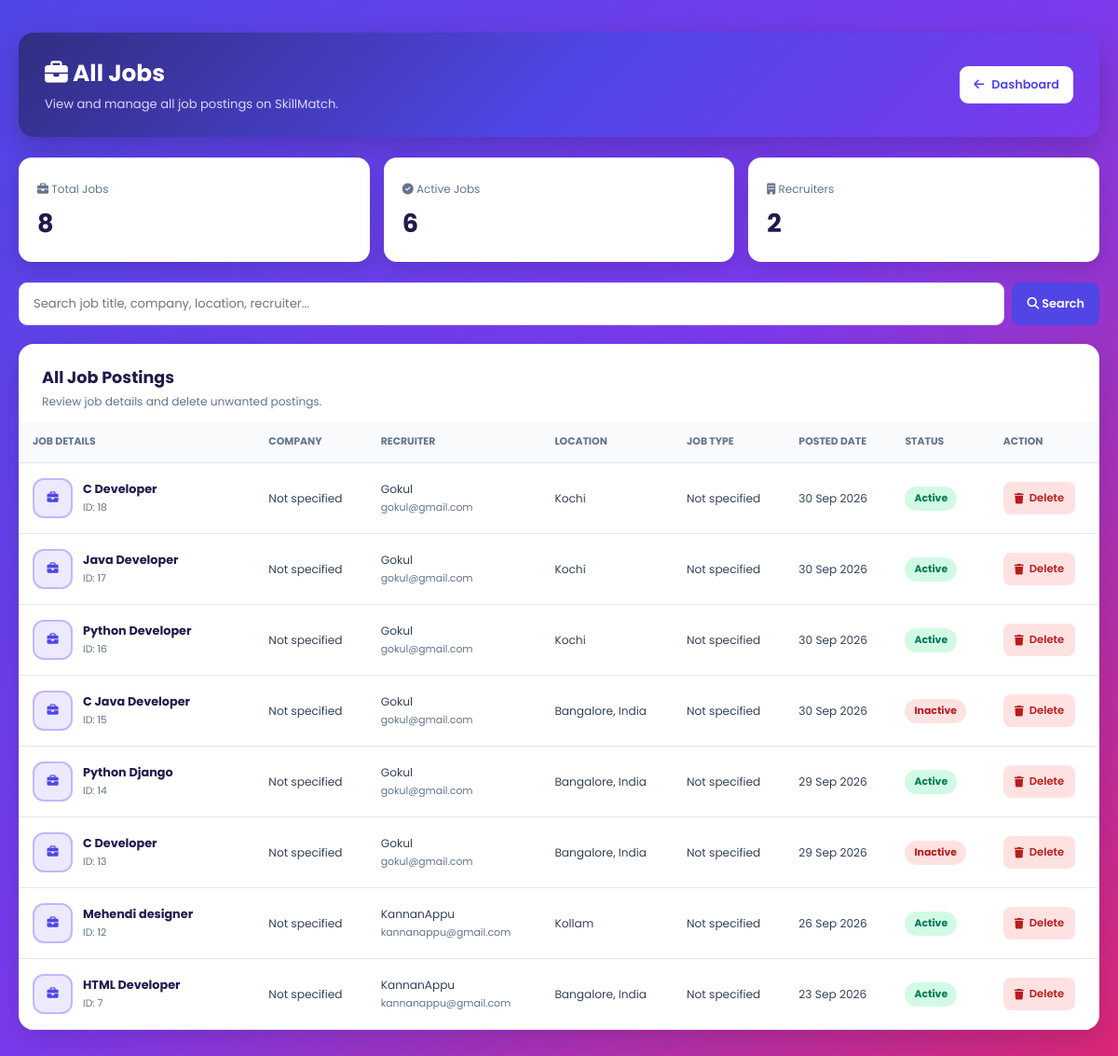
/admin_manage_jobs/ (signed in), run on the app's committed database.
### app/models.py (models this page shows, shortened)
class Job(models.Model):
    recruiter = models.ForeignKey(RecruiterProfile, on_delete=models.CASCADE, related_name='jobs', null=True,
    blank=True)
    title = models.CharField(max_length=200)
    company = models.CharField(max_length=200)
    location = models.CharField(max_length=100)
    experience = models.CharField(max_length=100, blank=True)
    jobtype = models.CharField(max_length=100,blank=True)
    education = models.CharField(max_length=100,blank=True)
    description = models.TextField()
    lastdate = models.DateField(null=True, blank=True)
    required_skills = models.ManyToManyField(Skill, blank=True)
    salary = models.CharField(max_length=100, blank=True)
    created_at = models.DateTimeField(auto_now_add=True)
    is_active = models.BooleanField(default=True)

class RecruiterProfile(models.Model):
    user = models.OneToOneField(User, on_delete=models.CASCADE)
    company = models.CharField(max_length=200)
    phone = models.CharField(max_length=15, blank=True)
    location = models.CharField(max_length=100, blank=True)

### app/views.py (the view, shortened to what this page needs)
# urls.py: path('admin_manage_jobs/', views.admin_manage_jobs, name='admin_manage_jobs'),
@staff_member_required
@require_http_methods(["GET", "POST"])
def admin_manage_jobs(request):
    query = request.GET.get("q", "").strip()
    jobs = Job.objects.select_related(
        "recruiter",
        "recruiter__user"
    ).all()
    jobs = jobs.order_by("-id")
    total_jobs = Job.objects.count()
    active_jobs = Job.objects.filter(
        is_active=True
    ).count()
    recruiter_count = Job.objects.values(
        "recruiter_id"
    ).distinct().count()
    context = {
        "jobs": jobs,
        "query": query,
        "total_jobs": total_jobs,
        "active_jobs": active_jobs,
        "recruiter_count": recruiter_count,
    }
    return render(request, "admin_manage_jobs.html", context)

### app/templates/admin_manage_jobs.html (shortened to what this page needs)
<!DOCTYPE html>
<html lang="en">
<head>
    <link rel="stylesheet" href="https://cdnjs.cloudflare.com/ajax/libs/font-awesome/6.4.0/css/all.min.css">
</head>
<body>
<div class="container">
    <header class="header">
        <div>
            <h1><i class="fa-solid fa-briefcase"></i> All Jobs</h1>
            <p>View and manage all job postings on SkillMatch.</p>
        </div>
        <a href="{% url 'admin_dashboard' %}" class="back-btn">
            <i class="fa-solid fa-arrow-left"></i> Dashboard
        </a>
    </header>
    <section class="stats">
        <div class="stat-card">
            <span><i class="fa-solid fa-briefcase"></i> Total Jobs</span>
            <h2>{{ total_jobs }}</h2>
        </div>
        <div class="stat-card">
            <span><i class="fa-solid fa-circle-check"></i> Active Jobs</span>
            <h2>{{ active_jobs }}</h2>
        </div>
        <div class="stat-card">
            <span><i class="fa-solid fa-building"></i> Recruiters </span>
            <h2>{{ recruiter_count }}</h2>
        </div>
    </section>
    <form method="get" class="search-form">
        <input
            type="search"
            name="q"
            value="{{ query }}"
            placeholder="Search job title, company, location, recruiter..."
            class="search-input"
        >
        <button type="submit" class="search-btn">
            <i class="fa-solid fa-magnifying-glass"></i> Search
        </button>
    </form>
    <section class="table-card">
        <div class="table-heading">
            <h2>All Job Postings</h2>
            <p>Review job details and delete unwanted postings.</p>
        </div>
        <div class="table-wrapper">
            <table>
                <thead>
                    <tr>
                        <th>Job Details</th>
                        <th>Company</th>
                        <th>Recruiter</th>
                        <th>Location</th>
                        <th>Job Type</th>
                        <th>Posted Date</th>
                        <th>Status</th>
                        <th>Action</th>
                    </tr>
                </thead>
                <tbody>
                {% for job in jobs %}
                    <tr>
                        <td>
                            <div class="job-profile">
                                <div class="job-icon">
                                    <i class="fa-solid fa-briefcase"></i>
                                </div>
                                <div>
                                    <strong>{{ job.title }}</strong>
                                    <span class="subtext">ID: {{ job.id }}</span>
                                </div>
                            </div>
                        </td>
                        <td>{{ job.company_name|default:"Not specified" }}</td>
                        <td>
    {% if job.recruiter %}
        {% if job.recruiter.user %}
            {{ job.recruiter.user.get_full_name|default:job.recruiter.user.username }}
            <span class="subtext">
                {{ job.recruiter.user.email|default:"No email provided" }}
            </span>
        {% else %}
            <span class="subtext">User details unavailable</span>
        {% endif %}
    {% else %}
        <span class="subtext">No recruiter assigned</span>
    {% endif %}
</td>
                        <td>{{ job.location|default:"Not specified" }}</td>
                        <td>{{ job.job_type|default:"Not specified" }}</td>
                        <td>
                            {% if job.created_at %}
                                {{ job.created_at|date:"d M Y" }}
                            {% else %}
                                Not available
                            {% endif %}
                        </td>
                        <td>
                            {% if job.is_active %}
                                <span class="status status-active">Active</span>
                            {% else %}
                                <span class="status status-inactive">Inactive</span>
                            {% endif %}
                        </td>
                        <td>
                            <form method="post"
                                  action="{% url 'admin_manage_jobs' %}">
                                <button type="submit"
                                        class="delete-btn"
                                        onclick="return confirm('Are you sure you want to permanently delete this job?');">
                                    <i class="fa-solid fa-trash"></i>
                                    Delete
                                </button>
                            </form>
                        </td>
                    </tr>
                {% endfor %}
                </tbody>
            </table>
        </div>
    </section>
</div>
</body>
</html>

### app/templates/admin_manage_jobs.html (style rules this page uses)
* { margin: 0; padding: 0; box-sizing: border-box; }
:root { --primary: #4f46e5; --dark: #1e1b4b; --text: #334155; --muted: #64748b; --border: #e2e8f0; }
body { font-family: 'Poppins', sans-serif; min-height: 100vh; padding: 35px 20px; background: linear-gradient(135deg, #4f46e5, #7c3aed 50%, #db2777); color: var(--text); }
.container { max-width: 1500px; margin: auto; }
.header { display: flex; justify-content: space-between; align-items: center; flex-wrap: wrap; gap: 20px; margin-bottom: 22px; padding: 25px 28px; border-radius: 16px; background: linear-gradient(135deg, #312e81, #4f46e5, #7c3aed); color: white; box-shadow: 0 10px 30px #0003; }
.header h1 { font-size: 1.55rem; margin-bottom: 5px; }
.header p { font-size: .82rem; color: #ddd6fe; }
.back-btn { display: inline-flex; align-items: center; gap: 8px; padding: 11px 15px; border-radius: 9px; background: white; color: var(--primary); text-decoration: none; font-size: .8rem; font-weight: 600; }
.stats { display: grid; grid-template-columns: repeat(3, minmax(0, 1fr)); gap: 15px; margin-bottom: 22px; }
.stat-card { padding: 20px; background: white; border-radius: 14px; box-shadow: 0 8px 22px #0002; }
.stat-card span { color: var(--muted); font-size: .75rem; }
.stat-card h2 { color: var(--dark); font-size: 1.7rem; margin-top: 5px; }
.search-form { display: flex; gap: 8px; flex-wrap: wrap; margin-bottom: 20px; }
.search-input { flex: 1; min-width: 220px; padding: 12px 15px; border: 1px solid #ddd6fe; border-radius: 9px; outline: none; font: .82rem 'Poppins', sans-serif; }
.search-btn { padding: 11px 16px; background: var(--primary); color: white; border: none; border-radius: 9px; cursor: pointer; font: 600 .8rem 'Poppins', sans-serif; }
.table-card { background: white; border-radius: 16px; overflow: hidden; box-shadow: 0 10px 30px #0002; }
.table-heading { padding: 23px 25px 12px; }
.table-heading h2 { color: var(--dark); font-size: 1.1rem; }
.table-heading p { color: var(--muted); font-size: .76rem; margin-top: 4px; }
.table-wrapper { width: 100%; overflow-x: auto; }
table { width: 100%; min-width: 1150px; border-collapse: collapse; text-align: left; }
th { padding: 14px 15px; background: #f8fafc; border-bottom: 1px solid var(--border); color: var(--muted); font-size: .68rem; text-transform: uppercase; white-space: nowrap; }
td { padding: 16px 15px; border-bottom: 1px solid var(--border); font-size: .76rem; vertical-align: middle; }
.job-profile { display: flex; align-items: center; gap: 11px; min-width: 200px; }
.job-icon { width: 43px; height: 43px; flex-shrink: 0; border-radius: 12px; background: #ede9fe; border: 2px solid #c4b5fd; color: var(--primary); display: flex; align-items: center; justify-content: center; }
.job-profile strong { display: block; color: var(--dark); font-size: .8rem; }
.subtext { display: block; color: var(--muted); font-size: .68rem; margin-top: 3px; }
.status { display: inline-block; padding: 5px 10px; border-radius: 20px; font-size: .68rem; font-weight: 700; white-space: nowrap; }
.status-active { color: #047857; background: #d1fae5; }
.status-inactive { color: #b91c1c; background: #fee2e2; }
.delete-btn { display: inline-flex; align-items: center; justify-content: center; gap: 6px; border: none; border-radius: 8px; padding: 9px 12px; background: #fee2e2; color: #b91c1c; font: 600 .72rem 'Poppins', sans-serif; cursor: pointer; }

### data on the page
Job: title "C Developer", id "18", company_name "Not specified", recruiter.user.get_full_name "Gokul", recruiter.user.email "gokul@gmail.com", location "Kochi", job_type "Not specified", created_at "30 Sep 2026", is_active "Active"
Job: title "Java Developer", id "17", company_name "Not specified", recruiter.user.get_full_name "Gokul", recruiter.user.email "gokul@gmail.com", location "Kochi", job_type "Not specified", created_at "30 Sep 2026", is_active "Active"
Job: title "Python Developer", id "16", company_name "Not specified", recruiter.user.get_full_name "Gokul", recruiter.user.email "gokul@gmail.com", location "Kochi", job_type "Not specified", created_at "30 Sep 2026", is_active "Active"
Job: title "C Java Developer", id "15", company_name "Not specified", recruiter.user.get_full_name "Gokul", recruiter.user.email "gokul@gmail.com", location "Bangalore, India", job_type "Not specified", created_at "30 Sep 2026", is_active "Inactive"
Job: title "Python Django", id "14", company_name "Not specified", recruiter.user.get_full_name "Gokul", recruiter.user.email "gokul@gmail.com", location "Bangalore, India", job_type "Not specified", created_at "29 Sep 2026", is_active "Active"
Job: title "C Developer", id "13", company_name "Not specified", recruiter.user.get_full_name "Gokul", recruiter.user.email "gokul@gmail.com", location "Bangalore, India", job_type "Not specified", created_at "29 Sep 2026", is_active "Inactive"
Job: title "Mehendi designer", id "12", company_name "Not specified", recruiter.user.get_full_name "KannanAppu", recruiter.user.email "kannanappu@gmail.com", location "Kollam", job_type "Not specified", created_at "26 Sep 2026", is_active "Active"
Job: title "HTML Developer", id "7", company_name "Not specified", recruiter.user.get_full_name "KannanAppu", recruiter.user.email "kannanappu@gmail.com", location "Bangalore, India", job_type "Not specified", created_at "23 Sep 2026", is_active "Active"

### other printed values
{{ total_jobs }} "8"
{{ active_jobs }} "6"
{{ recruiter_count }} "2"
